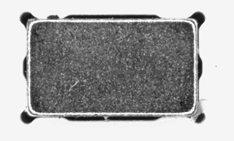
#> input picture Image/img7.png, 234 x 141 px
$ python HoughLine.py
#> lines starting #> are read from the running program, lines starting #| are printed output that depends on the picture; after the words box and inside, x2 and y2 are one past the last pixel; in counts of white or black regions, pixels touching at a corner belong together; long printed decimals are rounded
from __future__ import print_function
import cv2
import numpy as np
import math

"""
整体说明
算法过程：
1. 读取，预处理（高斯滤波，灰度化，二值化，Canny边缘算子），将图片的杂质内容去除
2. 将Canny边缘算子作为HoughLine的传入图片，rho取1，theta取np.pi/180，threshold以100为基数网上增加（本例子取110），minLineLength及maxLineGap默认即可
3. HoughLine返回笛卡尔坐标系下的直线坐标（rho为距离原点坐标, theta为与y轴负方向的角度），命名为Lines
4. 对Lines进行FindSide操作
5. 操作完成后形成的newLines进行坐标系变换，通过公式求出sin，cos，从而复原直线

Note: 经过测试，使用笛卡尔坐标系作为数据区分比较合理，直角坐标系下可能出现，两个直线的0点过近从而误判
Note: 最终结果数据可能为小数，注意转换int()避坑

FindSide操作说明：
判断是否属于一个独立的线段，是则append进入返回列表(resultLine)，反之表示可以和现存的直线进行合并操作
合并操作，先找到返回列表中的线段，当前线段属于哪个返回列表线段的，然后和已有的返回列表线段进行相加/2的操作，意在取平均值

rho （0,0）到直线的距离，rho的正负判定：Y轴截距大于0的均为正，Y轴截距小于0则rho为负。
theta为直线与Y轴负方向的夹角，以Y轴负轴为起始轴，逆时针旋转到直线的角度。
"""

def isInRange(data,posData,range):
    """
    判断数据是否处于范围内
    """
    if data >= posData - range and data <= posData + range:
        return True
    else:
        return False

def isCompareAllLine(rho,theta,inputLines,rangeOf_rho,rangeOf_theta):
    """
    将单个数据和已放入result中的数据进行对比，同时满足rho和theta的算作返回false
    表示当前线段存在相同线段，因此需要放弃
    反之则表示不存在相同的线段，可以把这个线段新添加进入result数组中
    """
    # rho & theta -:
    for i in range(len(inputLines)):
        rho_flag = False
        theta_flag = False

        if isInRange(rho,inputLines[i][0],rangeOf_rho):
            rho_flag=True

        if isInRange(theta,inputLines[i][1],rangeOf_theta):
            theta_flag=True

        if rho_flag and theta_flag:
            return False

    return True


def mergeLinesByAverage(rho,theta,inputLines,rangeOf_rho,rangeOf_theta):
    """
    利用平均值法，合并线段数据
    """
    for i in range(len(inputLines)):
        if isInRange(rho,inputLines[i][0],rangeOf_rho) and isInRange(theta,inputLines[i][1],rangeOf_theta):
            rho_now = (rho + inputLines[i][0]) / 2
            inputLines[i][0] = rho_now

            theta_now = (theta + inputLines[i][1]) / 2
            inputLines[i][1] = theta_now

            return inputLines

def getDis(pointX,pointY,lineX1,lineY1,lineX2,lineY2):
    """
    点到直线的距离
    """
    a=lineY2-lineY1
    b=lineX1-lineX2
    c=lineX2*lineY1-lineX1*lineY2
    dis=(math.fabs(a*pointX+b*pointY+c))/(math.pow(a*a+b*b,0.5))
    return dis

def mergeLinesByRencent(rho,theta,inputLines,rangeOf_rho,rangeOf_theta,centPoint_x,centPoint_y):
    """
    利用中心坐标，仅留下最接近的线段
    """
    for i in range(len(inputLines)):
        preDis = 0
        if isInRange(rho,inputLines[i][0],rangeOf_rho) and isInRange(theta,inputLines[i][1],rangeOf_theta):
            rho = inputLines[i][0]
            theta = inputLines[i][1]
            a = np.cos(theta)
            b = np.sin(theta)
            x0 = a*rho
            y0 = b*rho
            x1 = int(x0 + 1000*(-b))
            y1 = int(y0 + 1000*(a))
            x2 = int(x0 - 1000*(-b))
            y2 = int(y0 - 1000*(a))
            #lines_ori.append([x1,y1,x2,y2])
            dis = getDis(centPoint_x,centPoint_y,x1,y1,x2,y2)
            if i == 0:
                preDis = dis
            else:
                if(dis < preDis):
                    preDis = dis
                    inputLines[i][0] = rho
                    inputLines[i][1] = theta

    return inputLines


def findAverageSide(lines,rangeOf_rho=30,rangeOf_theta=0.1):
    """
    @param: lines: 输入的线段
    @param: rangeOf_rho: 输入的rho范围，
    @param: rangeOf_theta: 输入的theta范围
    """
    resultLine = []
    #rangeOf_rho = 30    # rho 判断的幅度（笛卡尔坐标系距离值）
    #rangeOf_theta = 0.1 # theta 判断的幅度（笛卡尔坐标系角度值）
    for line in lines:
        #print("now:",resultLine,"line is",line)
        rho = line[0][0]
        theta = line[0][1]
        if isCompareAllLine(rho,theta,resultLine,rangeOf_rho,rangeOf_theta):
            resultLine.append([rho,theta])
        else:
            resultLine = mergeLinesByAverage(rho,theta,resultLine,rangeOf_rho,rangeOf_theta)

    return resultLine


def findRecentSide(lines,cent_x,cent_y,rangeOf_rho=30,rangeOf_theta=0.1):
    """
    @param: lines: 输入的线段
    @param: cent_x: 输入的中心点x坐标
    @param: cent_y: 输入的中心点y坐标
    """
    resultLine = []
    for line in lines:
        #print("now:",resultLine,"line is",line)
        rho = line[0][0]
        theta = line[0][1]

        if isCompareAllLine(rho,theta,resultLine,rangeOf_rho,rangeOf_theta):
            resultLine.append([rho,theta])
        else:
            resultLine = mergeLinesByRencent(rho,theta,resultLine,rangeOf_rho,rangeOf_theta,cent_x,cent_y)

    return resultLine

def getCentPoint(contours):
    """
    获取中心点
    """
    maxArea = 0
    maxArea_i = 0
    # 找到最大的矩形位置
    for i in range(len(contours)):
        rect = cv2.minAreaRect(contours[i])

        w,h = rect[1][0],rect[1][1]
        area = w * h

        if maxArea < area:
            maxArea = area
            maxArea_i = i

    # 获得最小矩形的坐标
    rect = cv2.minAreaRect(contours[maxArea_i])
    print(rect)
    box = cv2.boxPoints(rect)
    print(box)

    # 获取四个顶点坐标
    left_point_x = np.min(box[:, 0])
    right_point_x = np.max(box[:, 0])
    top_point_y = np.min(box[:, 1])
    bottom_point_y = np.max(box[:, 1])

    left_point_y = box[:, 1][np.where(box[:, 0] == left_point_x)][0]
    right_point_y = box[:, 1][np.where(box[:, 0] == right_point_x)][0]
    top_point_x = box[:, 0][np.where(box[:, 1] == top_point_y)][0]
    bottom_point_x = box[:, 0][np.where(box[:, 1] == bottom_point_y)][0]

    centPoint_x = int((left_point_x+right_point_x+top_point_x+bottom_point_x) / 4)
    centPoint_y = int((left_point_y+right_point_y+top_point_y+bottom_point_y) / 4)
    #print(box)
    #print(centPoint_x,centPoint_y)
    print("找到了中心点",centPoint_x,centPoint_y)
    return centPoint_x,centPoint_y


# 图片地址
imagePath = "Image/img7.png"

# 读取图片
src = cv2.imread(imagePath)
#> src is the input picture: shape (141, 234, 3); min 17, max 255, mean 165.3

# 高斯滤波，灰度，二值化，Canny算子
srcBlur = cv2.GaussianBlur(src, (5, 5), 0)
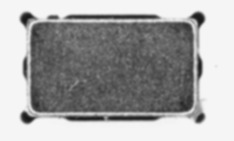
#> srcBlur: shape (141, 234, 3); min 24, max 245, mean 165.3
gray = cv2.cvtColor(srcBlur, cv2.COLOR_BGR2GRAY)
retval, dst = cv2.threshold(gray, 127, 255, cv2.THRESH_BINARY)
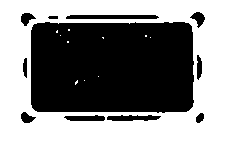
#> dst: shape (141, 234); 52.3% white; 11 black regions, largest, box (x1, y1, x2, y2) and area: (31, 22, 194, 113) 14360, (66, 15, 159, 19) 361, (107, 115, 161, 121) 243
edges = cv2.Canny(dst, 50, 150, apertureSize=3)
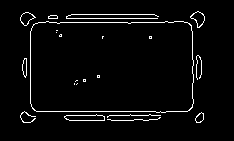
#> edges: shape (141, 234); 3.6% white in thin lines or dots, all inside (x1, y1, x2, y2) = (20, 11, 205, 123)

# 深拷贝image，并且声明 threshold 参数
image = src.copy()
threshold = 55
lines = cv2.HoughLines(edges, 1, np.pi/180, threshold)
#> lines = 21 rows, first 8: [111, 1.57], [22, 1.57], [18, 1.57], [115, 1.57], [14, 1.57], [30, 0], [24, 1.55], [16, 1.55]

# 获取边缘，求最小内接矩形
contours, _ = cv2.findContours(edges, cv2.RETR_TREE, cv2.CHAIN_APPROX_SIMPLE)
#> contours = 33 contours, 19 with area under 20; largest, box (x1, y1, x2, y2) and area: (30, 21, 194, 113) 14393, (30, 21, 194, 113) 14384, (64, 114, 105, 121) 192, (64, 114, 105, 121) 189, (190, 11, 205, 28) 126
cent_x, cent_y = getCentPoint(contours)
#> the loop in getCentPoint, `for i in range(len(contours)):` made 33 passes
#> (rect, w, h, area, maxArea) on passes 1, 3, 11: (((133.5, 119.3), (53.04, 2.58), -2.2), 53.04, 2.58, 136.6, 136.6), (((84, 117), (6, 40), -90), 6, 40, 240, 240), (((111.5, 66.5), (91, 163), -90), 91, 163, 14833, 14833)
#> after the loop in getCentPoint, `for i in range(len(contours)):`: maxArea = 14833; maxArea_i = 10
#> in getCentPoint, `rect = cv2.minAreaRect(contours[maxArea_i])`: rect = ((111.5, 66.5), (91, 163), -90)
#| ((111.5, 66.5), (91.0, 163.0), -90.0)
#> in getCentPoint, `box = cv2.boxPoints(rect)`: box = [[193, 112], [30, 112], [30, 21], [193, 21]]
#| [[193. 112.]
#|  [ 30. 112.]
#|  [ 30.  21.]
#|  [193.  21.]]
#> in getCentPoint, `left_point_x = np.min(box[:, 0])`: left_point_x = 30
#> in getCentPoint, `right_point_x = np.max(box[:, 0])`: right_point_x = 193
#> in getCentPoint, `top_point_y = np.min(box[:, 1])`: top_point_y = 21
#> in getCentPoint, `bottom_point_y = np.max(box[:, 1])`: bottom_point_y = 112
#> in getCentPoint, `top_point_x = box[:, 0][np.where(box[:, 1] == top_point_y)][0]`: top_point_x = 30
#> in getCentPoint, `bottom_point_x = box[:, 0][np.where(box[:, 1] == bottom_point_y)][0]`: bottom_point_x = 193
#> in getCentPoint, `centPoint_x = int((left_point_x+right_point_x+top_point_x+bottom_point..`: centPoint_x = 111
#> in getCentPoint, `centPoint_y = int((left_point_y+right_point_y+top_point_y+bottom_point..`: centPoint_y = 89
#| 找到了中心点 111 89
#> cent_x = 111; cent_y = 89

cv2.circle(image,(int(cent_x),int(cent_y)),3,(255,255,0),-1)    # 标注中心点
#> image: shape (141, 234, 3); 0.09% of pixels changed, all inside (x1, y1, x2, y2) = (108, 86, 115, 93)


print("发现：",len(lines),"条线段")
#| 发现： 21 条线段


"""
过滤，最贴近中心点找到的线段
"""
rangeOf_rho = 150
rangeOf_theta = 0.1
lines_rencent = findRecentSide(lines,cent_x,cent_y)
#> the loop in findRecentSide, `for line in lines: #print("now:",resultLine,"line is",line)` made 21 passes
#> (rho, theta, resultLine) on passes 3, 4, 5, 7, 8, 9: (18, 1.57, [[111, 1.57], [22, 1.57]]), (115, 1.57, [[111, 1.57], [22, 1.57]]), (14, 1.57, [[111, 1.57], [22, 1.57]]), (24, 1.55, [[111, 1.57], [22, 1.57], [30, 0]]), (16, 1.55, [[111, 1.57], [22, 1.57], [30, 0]]), (109, 1.59, [[111, 1.57], [22, 1.57], [30, 0]])
#> lines_rencent = [[111, 1.57], [22, 1.57], [30, 0], [-29, 3.12], [192, 0]]
for line in lines_rencent:
    rho = line[0]
    theta = line[1]
    a = np.cos(theta)
    b = np.sin(theta)
    x0 = a*rho
    y0 = b*rho
    x1 = int(x0 + 10000*(-b))
    y1 = int(y0 + 10000*(a))
    x2 = int(x0 - 10000*(-b))
    y2 = int(y0 - 10000*(a))
#> this loop made 5 passes
#> (rho, theta, a, b, x0, y0, x1, y1) on passes 1 to 5: (111, 1.57, -4.37e-08, 1, -4.85e-06, 111, -10000, 110), (22, 1.57, -4.37e-08, 1, -9.62e-07, 22, -10000, 21), (30, 0, 1, 0, 30, 0, 30, 10000), (-29, 3.12, -1, 0.0175, 29, -0.506, -145, -9998), (192, 0, 1, 0, 192, 0, 192, 10000)
    #cv2.line(image, (x1, y1), (x2, y2), (255, 0, 255), 2)     # 画线段
    #cv2.circle(image,(int(x0),int(y0)),3,(255,255,0),-1)    # 标注中心点

#rencentLines = findRecentSide(lines_ori,cent_x,cent_y)

"""
过滤经过平均算法找到的新线段
"""
rangeOf_rho = 30
rangeOf_theta = 0.1
newLines = findAverageSide(lines,rangeOf_rho,rangeOf_theta)
#> the loop in findAverageSide, `for line in lines: #print("now:",resultLine,"line is",line)` made 21 passes
#> (rho, theta, resultLine) on passes 3, 4, 5, 7, 8, 9, 10, 11: (18, 1.57, [[111, 1.57], [20, 1.57]]), (115, 1.57, [[113, 1.57], [20, 1.57]]), (14, 1.57, [[113, 1.57], [17, 1.57]]), (24, 1.55, [[113, 1.57], [20.5, 1.56], [30, 0]]), (16, 1.55, [[113, 1.57], [18.25, 1.56], [30, 0]]), (109, 1.59, [[111, 1.58], [18.25, 1.56], [30, 0]]), (120, 1.57, [[115.5, 1.58], [18.25, 1.56], [30, 0]]), (12, 1.59, [[115.5, 1.58], [15.12, 1.57], [30, 0]])
#> newLines = [[115.9, 1.57], [18.89, 1.57], [30.5, 0.00873], [-29, 3.12], [192, 0]]
print("处理后线段剩余：",newLines," 共",len(newLines),"条")
#| 处理后线段剩余： [[115.906, 1.572], [18.891, 1.569], [30.5, 0.008727], [-29.0, 3.124], [192.0, 0.0]]  共 5 条

for newLine in newLines:
    rho = newLine[0]
    theta = newLine[1]
    a = np.cos(theta)
    b = np.sin(theta)
    x0 = a*rho
    y0 = b*rho
    x1 = int(x0 + 10000*(-b))
    y1 = int(y0 + 10000*(a))
    x2 = int(x0 - 10000*(-b))
    y2 = int(y0 - 10000*(a))

    cv2.line(image, (x1, y1), (x2, y2), (0, 255, 0), 5)     # 画线段
    cv2.circle(image,(int(x0),int(y0)),3,(255,255,0),-1)    # 标注中心点
#> this loop made 5 passes
#> (rho, theta, a, b, x0, y0, x1, y1) on passes 1 to 5: (115.9, 1.57, -0.00136, 1, -0.158, 115.9, -10000, 102), (18.89, 1.57, 0.00191, 1, 0.0361, 18.89, -9999, 37), (30.5, 0.00873, 1, 0.00873, 30.5, 0.266, -56, 9999), (-29, 3.12, -1, 0.0175, 29, -0.506, -145, -9998), (192, 0, 1, 0, 192, 0, 192, 10000)
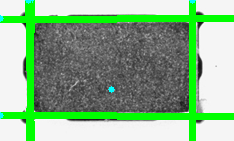
#> image: shape (141, 234, 3); mean B, G, R 140.1, 179.7, 139.2

cv2.imshow("Windows",image)
cv2.imwrite("img3-save.png",edges)
cv2.waitKey(0)


# [4 lines left out: function findIntersection, not called in this run]

def generateLineSegment():
    pass

$ run again, with Image/img1.png copied over Image/img7.png
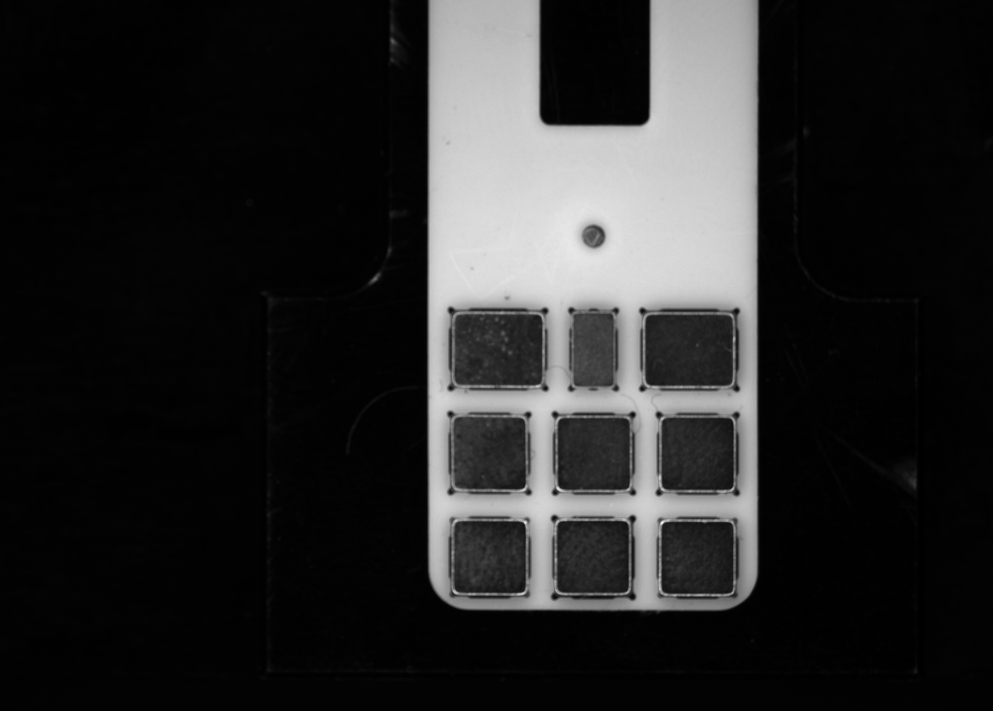
#> input picture Image/img1.png, 993 x 711 px, shrunk from 3840 x 2748 before the run
#> src is the input picture: shape (711, 993, 3); min 0, max 244, mean 40.6
#> `retval, dst = cv2.threshold(gray, 127, 255, cv2.THRESH_BINARY)`:
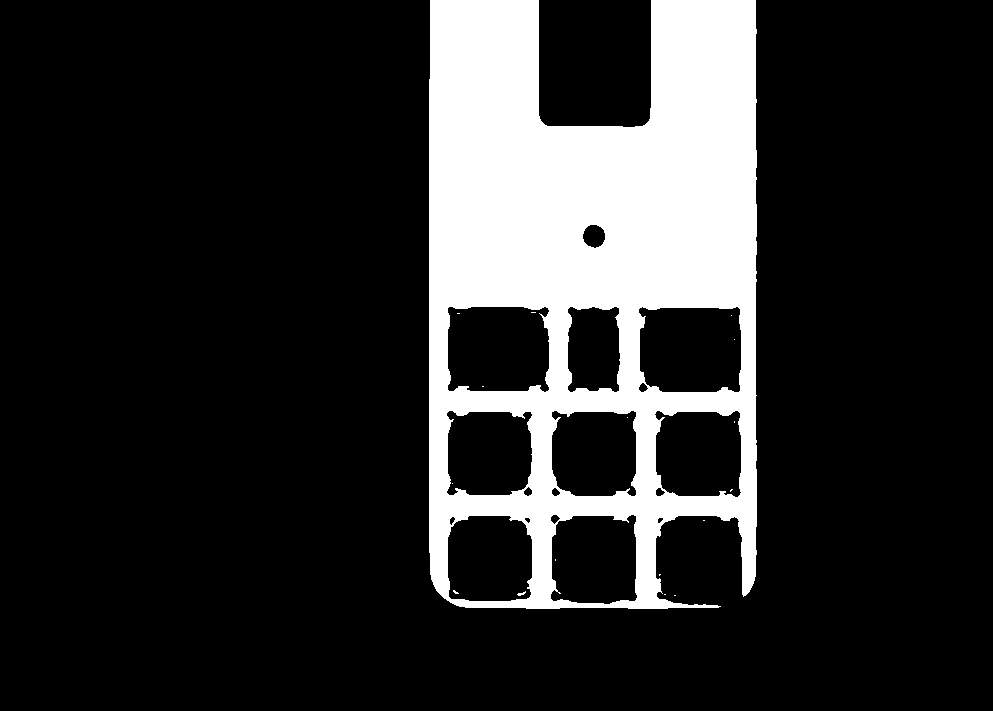
#> dst: shape (711, 993); 17.4% white; 17 white regions (15 under 20 px), largest, box (x1, y1, x2, y2) and area: (429, 0, 757, 609) 123001, (517, 591, 526, 596) 21
#> edges: shape (711, 993); 0.75% white in thin lines or dots, all inside (x1, y1, x2, y2) = (428, 0, 757, 609)
#> lines = 74 rows, first 8: [428, 0], [755, 0], [607, 1.57], [411, 1.57], [447, 0], [515, 1.57], [538, 0], [635, 0]
#> contours = 68 contours, 56 with area under 20; largest, box (x1, y1, x2, y2) and area: (567, 306, 620, 392) 3976, (567, 306, 620, 392) 3958, (582, 224, 605, 248) 392, (582, 224, 605, 248) 382, (550, 514, 614, 524) 52
#> the loop in getCentPoint, `for i in range(len(contours)):` made 68 passes
#> (rect, w, h, area, maxArea) on passes 15, 23, 60: (((554, 556.5), (65, 6), -90), 65, 6, 390, 390), (((698.5, 560), (90, 87), -90), 90, 87, 7830, 7830), (((689, 349), (84, 102), -90), 84, 102, 8568, 8568)
#> after the loop in getCentPoint, `for i in range(len(contours)):`: maxArea = 167832; maxArea_i = 67
#> in getCentPoint, `rect = cv2.minAreaRect(contours[maxArea_i])`: rect = ((462.1, 357.4), (249.3, 673.1), -25.61)
#| ((462.089, 357.391), (249.324, 673.149), -25.613)
#> box = [[495.2, 714.8], [204.2, 107.8], [429, -6.1e-05], [720, 607]]
#| [[ 4.95177002e+02  7.14781738e+02]
#|  [ 2.04177002e+02  1.07781685e+02]
#|  [ 4.29000000e+02 -6.10351562e-05]
#|  [ 7.20000000e+02  6.07000000e+02]]
#> left_point_x = 204.2
#> right_point_x = 720
#> top_point_y = -6.1e-05
#> bottom_point_y = 714.8
#> left_point_y = 107.8
#> right_point_y = 607
#> top_point_x = 429
#> bottom_point_x = 495.2
#> centPoint_x = 462
#> centPoint_y = 357
#| 找到了中心点 462 357
#> cent_x = 462; cent_y = 357
#| 发现： 74 条线段
#> the loop in findRecentSide, `for line in lines: #print("now:",resultLine,"line is",line)` made 74 passes
#> (rho, theta, resultLine) on pass 5: (447, 0, [[428, 0], [755, 0], [607, 1.57], [411, 1.57]])
#> lines_rencent = [[428, 0], [755, 0], [607, 1.57], [411, 1.57], [515, 1.57], [538, 0], [635, 0], [-535, 3.11], [307, 1.57], [-748, 3.12], [125, 1.57], [-419, 3.12], [-649, 3.12], [379, 1.59], [570, 1.62], [483, 1.59]]
#> the loop `for line in lines_rencent:` made 16 passes
#> the loop in findAverageSide, `for line in lines: #print("now:",resultLine,"line is",line)` made 74 passes
#> (printed output is left out)
#> the loop `for newLine in newLines:` made 17 passes
#> newLine on passes 1 to 8: [443.5, 0.00818], [756.5, 0.0387], [584.2, 1.61], [378.3, 1.59], [489, 1.58], [537.9, 0.00218], [650.5, 0.024], [-529.8, 3.12]
#> after the loop `for newLine in newLines:`:
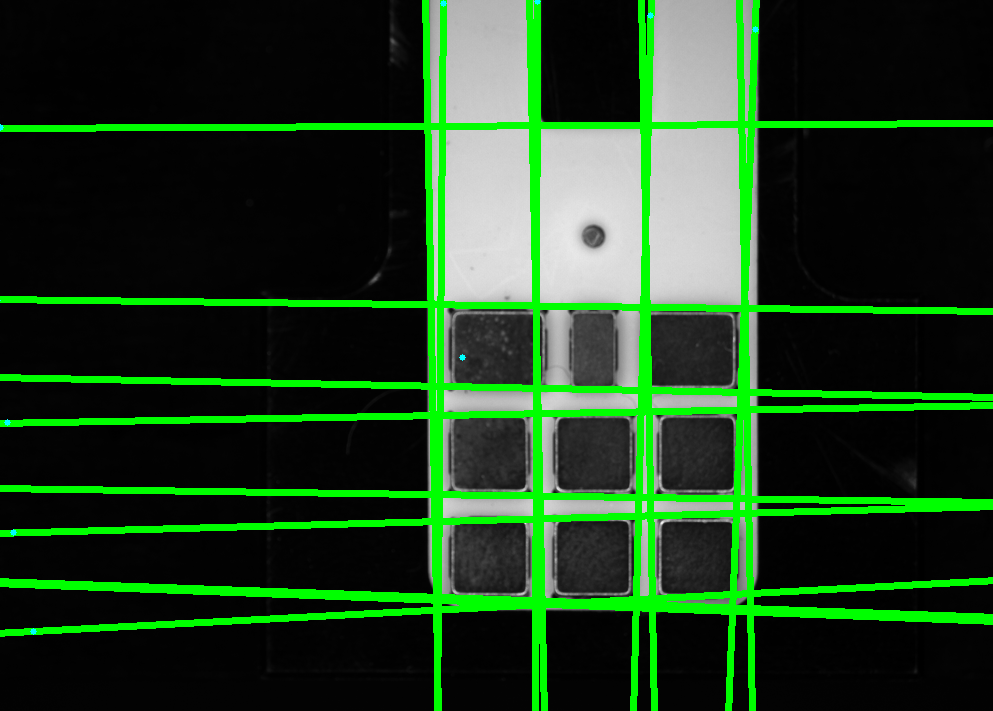
#> image: shape (711, 993, 3); mean B, G, R 31, 63.2, 30.9

$ run again, with Image/img4.png copied over Image/img7.png
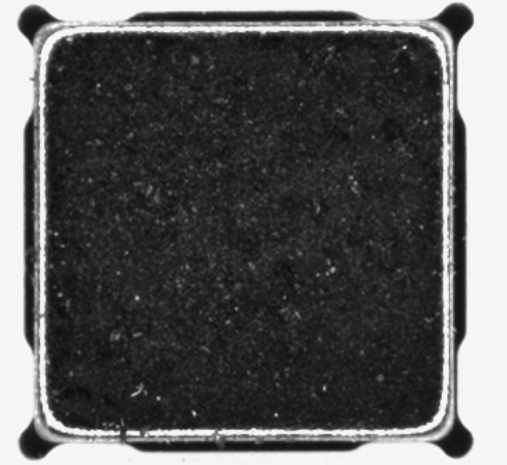
#> input picture Image/img4.png, 507 x 465 px
#> src is the input picture: shape (465, 507, 3); min 11, max 253, mean 90.2
#> `retval, dst = cv2.threshold(gray, 127, 255, cv2.THRESH_BINARY)`:
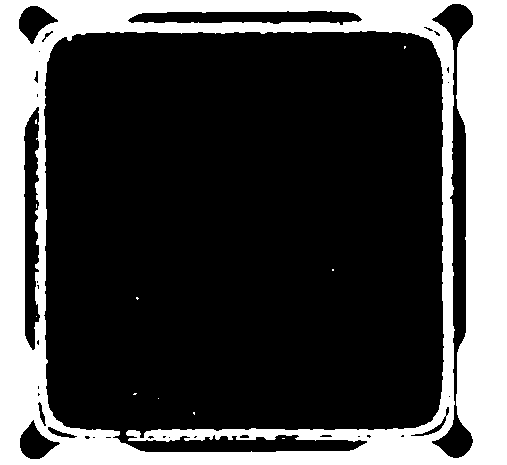
#> dst: shape (465, 507); 27.3% white; 11 white regions (10 under 20 px), largest, box (x1, y1, x2, y2) and area: (0, 0, 507, 465) 64214
#> edges: shape (465, 507); 2.1% white in thin lines or dots, all inside (x1, y1, x2, y2) = (18, 3, 473, 459)
#> lines = 94 rows, first 8: [45, 0], [452, 0], [24, 0], [465, 0], [442, 0], [428, 1.57], [32, 1.57], [11, 1.57]
#> contours = 92 contours, 85 with area under 20; largest, box (x1, y1, x2, y2) and area: (128, 10, 362, 25) 2340, (128, 10, 362, 25) 2332, (18, 5, 58, 44) 799, (18, 5, 58, 44) 772, (432, 3, 473, 458) 64, (43, 30, 444, 439) 32, (19, 420, 60, 459) 28
#> the loop in getCentPoint, `for i in range(len(contours)):` made 92 passes
#> (rect, w, h, area, maxArea) on pass 2: (((241.5, 444.2), (249, 13.89), -0.322), 249, 13.89, 3459.1, 3459.1)
#> after the loop in getCentPoint, `for i in range(len(contours)):`: maxArea = 162499.3; maxArea_i = 83
#> in getCentPoint, `rect = cv2.minAreaRect(contours[maxArea_i])`: rect = ((243, 234), (399.2, 407.1), -0.22)
#| ((243.041, 234.033), (399.155, 407.109), -0.2204)
#> box = [[44.25, 438.4], [42.68, 31.25], [441.8, 29.71], [443.4, 436.8]]
#| [[ 44.248  438.353 ]
#|  [ 42.682  31.247]
#|  [441.834   29.712]
#|  [443.399  436.818 ]]
#> left_point_x = 42.68
#> right_point_x = 443.4
#> top_point_y = 29.71
#> bottom_point_y = 438.4
#> left_point_y = 31.25
#> right_point_y = 436.8
#> top_point_x = 441.8
#> bottom_point_x = 44.25
#> centPoint_x = 243
#> centPoint_y = 234
#| 找到了中心点 243 234
#> cent_x = 243; cent_y = 234
#| 发现： 94 条线段
#> the loop in findRecentSide, `for line in lines: #print("now:",resultLine,"line is",line)` made 94 passes
#> (rho, theta, resultLine) on passes 3, 4, 5, 8, 9: (24, 0, [[45, 0], [452, 0]]), (465, 0, [[45, 0], [452, 0]]), (442, 0, [[45, 0], [452, 0]]), (11, 1.57, [[45, 0], [452, 0], [428, 1.57], [32, 1.57]]), (451, 1.57, [[45, 0], [452, 0], [428, 1.57], [32, 1.57]])
#> the loop `for line in lines_rencent:` made 9 passes
#> line on passes 1 to 8: [45, 0], [452, 0], [428, 1.57], [32, 1.57], [-42, 3.12], [-447, 3.12], [461, 1.48], [479, 0.105]
#> the loop in findAverageSide, `for line in lines: #print("now:",resultLine,"line is",line)` made 94 passes
#| 处理后线段剩余： [[48.437, 0.05363], [467.074, 0.06797], [438.024, 1.580], [9.614, 1.623], [-22.052, 3.072], [-436.450, 3.099], [456.5, 1.492], [419.0, 1.658]]  共 8 条
#> the loop `for newLine in newLines:` made 8 passes
#> newLine on passes 1 to 8: [48.44, 0.0536], [467.1, 0.068], [438, 1.58], [9.61, 1.62], [-22.05, 3.07], [-436.5, 3.1], [456.5, 1.49], [419, 1.66]
#> after the loop `for newLine in newLines:`:
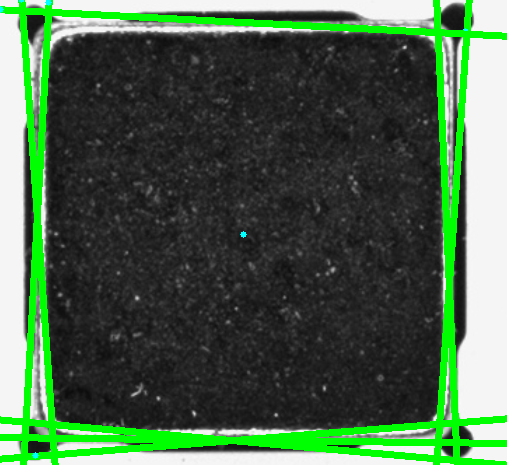
#> image: shape (465, 507, 3); mean B, G, R 74.3, 100.6, 74.2
